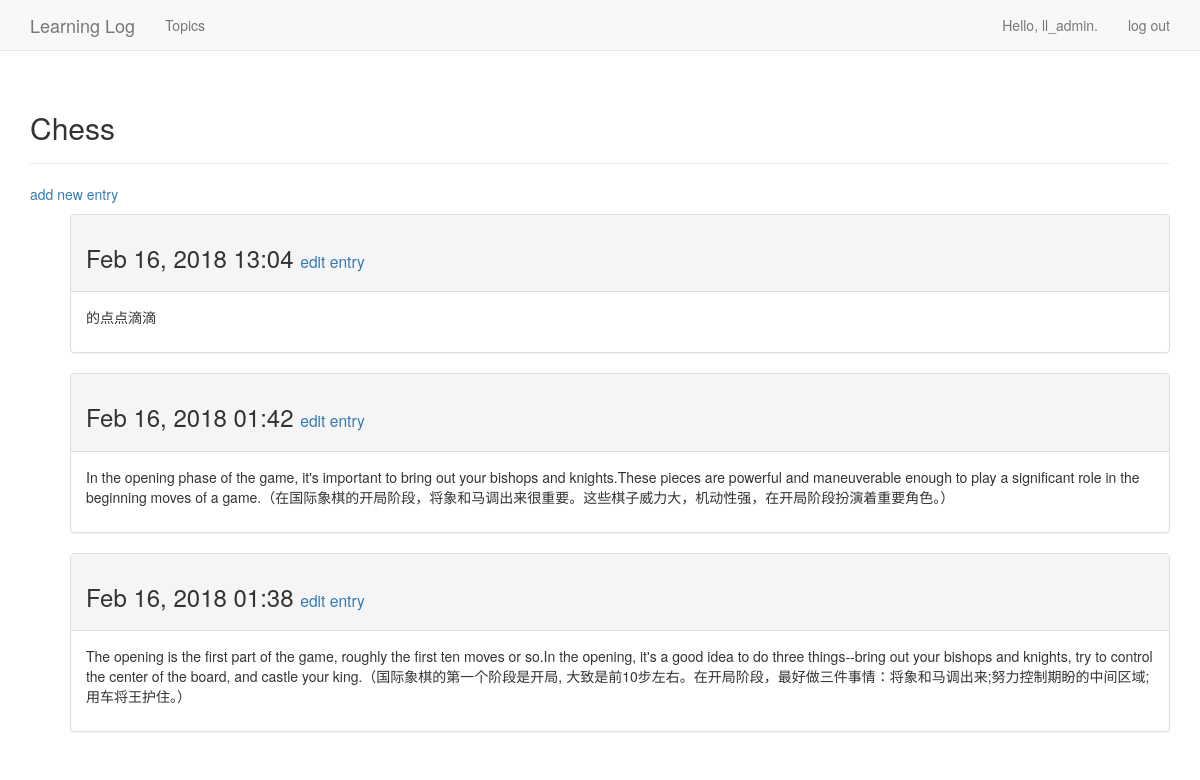
The page /topics/1/ (signed in) on the database its author committed.
### learning_logs/models.py (models this page shows, shortened)
class Topic(models.Model):
  text = models.CharField(max_length = 200)
  date_added = models.DateTimeField(auto_now_add = True)
  owner = models.ForeignKey(User, on_delete=models.CASCADE)
  def __str__(self):
    return self.text

class Entry(models.Model):
  topic = models.ForeignKey(Topic, on_delete = models.CASCADE)
  text = models.TextField()
  date_added = models.DateTimeField(auto_now_add = True)
  class Meta:
    verbose_name_plural = 'entries'

### learning_logs/views.py (the view)
# urls.py: url(r'^topics/(?P<topic_id>\d+)/$', views.topic, name='topic'),
@login_required
def topic(request, topic_id):
  topic = get_object_or_404(Topic, id=topic_id)
  if topic.owner != request.user:
    raise Http404
  entries = topic.entry_set.order_by('-date_added')
  context = {'topic': topic, 'entries': entries}
  return render(request, 'learning_logs/topic.html', context)

### learning_logs/templates/learning_logs/topic.html
{% extends 'learning_logs/base.html' %}
{% block header %}
  <h2>{{topic}}</h2>
{% endblock header %}
{% block content %}
  <p>
    <a href="{% url 'learning_logs:new_entry' topic.id %}">add new entry</a>
  </p>
  <ul>
    {% for entry in entries %}
      <div class="panel panel-default">
        <div class="panel-heading">
          <h3>
            {{entry.date_added|date:'M d, Y H:i'}}
            <small>
                <a href="{% url 'learning_logs:edit_entry' entry.id %}">edit entry</a>
            </small>
          </h3>
        </div>
        <div class="panel-body">
          {{entry.text|linebreaks}}
        </div>
      </div>
    {% empty %}
      <li>
        There are not entries for this topic yet
      </li>
    {% endfor %}
  </ul>
{% endblock content %}

### learning_logs/templates/learning_logs/base.html (shortened to what this page needs)
{% load bootstrap3 %}
<!DOCTYPE html>
<html lang="en">
<head>
  {% bootstrap_css %} {% bootstrap_javascript %}
</head>
<body>
  <nav class="navbar navbar-default navbar-static-top">
    <div class="container">
      <div class="navbar-header">
        <a class="navbar-brand" href="{% url 'learning_logs:index' %}">Learning Log</a>
      </div>
      <div id="navbar" class="navbar-collapse collapse">
        <ul class="nav navbar-nav">
          <li>
            <a href="{% url 'learning_logs:topics' %}">Topics</a>
          </li>
        </ul>
        <ul class="nav navbar-nav navbar-right">
          {% if user.is_authenticated %}
            <li><a>Hello, {{user.username}}.</a></li>
            <li><a href="{% url 'users:logout' %}">log out</a></li>
          {% else %}
            <li><a href="{% url 'users:register' %}">register</a></li>
            <li><a href="{% url 'users:login' %}">log in</a></li>
          {% endif %}
        </ul>
      </div>
    </div>
  </nav>
  <div class="container">
    <div class="page-header">
      {% block header %}{% endblock header %}
    </div>
    <div>
      {% block content %}{% endblock content %}
    </div>
  </div>
</body>
</html>

### rows shown on the page
Topic: text "Chess"
Entry: date_added "Feb 16, 2018 13:04", text "的点点滴滴"
Entry: date_added "Feb 16, 2018 01:42", text "In the opening phase of the game, it's important to bring out your bishops and knights.These pieces are powerful and maneuverable enough to play a significant role in the beginning moves of a game.（在国际象棋的开局阶段，将象和马调出来很重要。这些棋子威力大，机动性强，在开局阶段扮演着重要角色。）"
Entry: date_added "Feb 16, 2018 01:38", text "The opening is the first part of the game, roughly the first ten moves or so.In the opening, it's a good idea to do three things--bring out your bishops and knights, try to control the center of the board, and castle your king.（国际象棋的第一个阶段是开局, 大致是前10步左右。在开局阶段，最好做三件事情：将象和马调出来;努力控制期盼的中间区域;用车将王护住。）"

### other values the page prints
{{ user.username }} "ll_admin"
